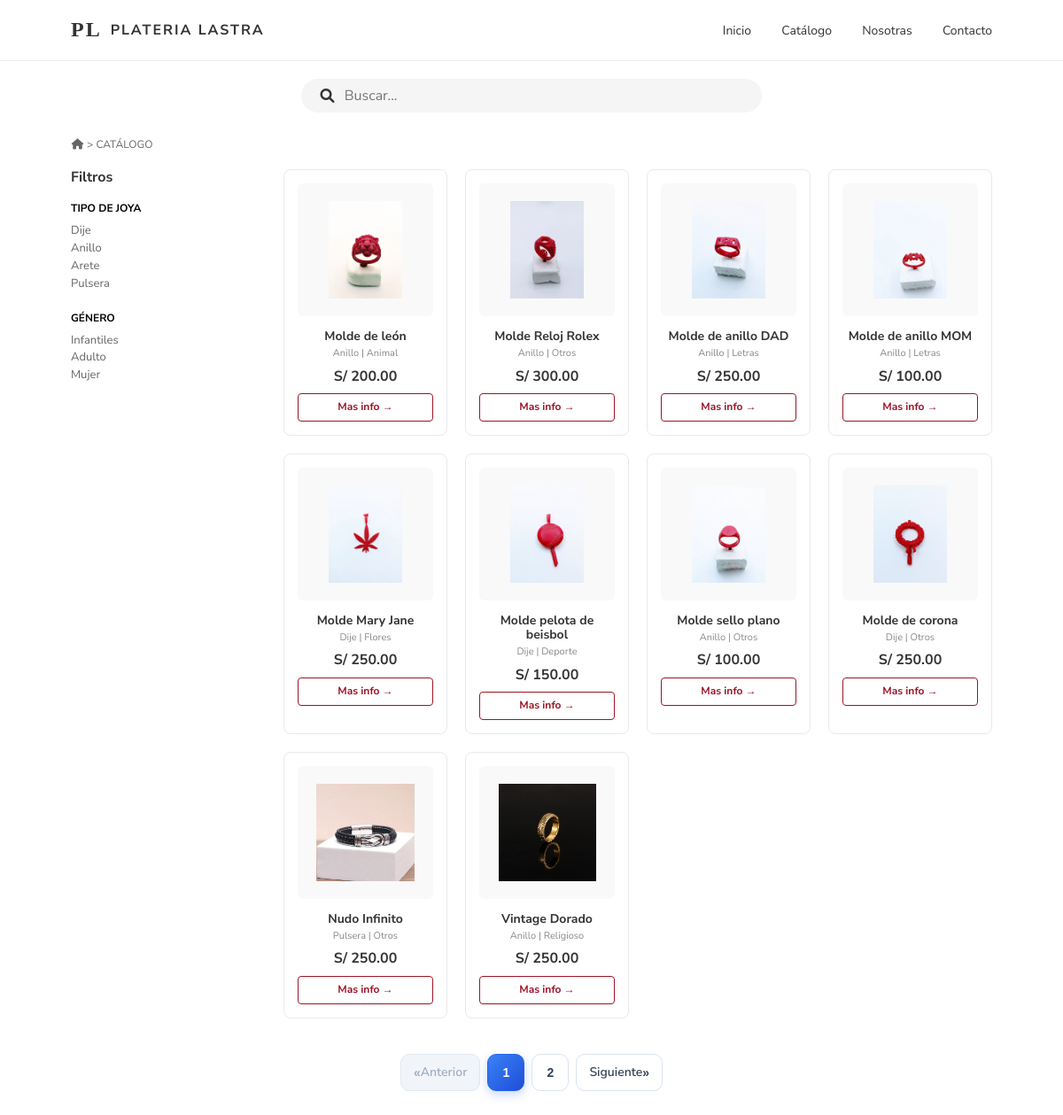
/catalogo.php, run on the app's committed database.
### tables this page shows
CREATE TABLE `articulo` (
  `codigo` int(11) NOT NULL,
  `foto` text NOT NULL,
  `nombre` varchar(50) NOT NULL,
  `categoria` varchar(20) NOT NULL,
  `tipo` varchar(20) NOT NULL,
  `stock` int(11) NOT NULL,
  `precio` decimal(10,2) NOT NULL,
  `visible` tinyint(1) NOT NULL DEFAULT 1
);

### catalogo.php (the view, shortened to what this page needs)
<?php
include 'conexion.php';
include 'header.php';
$buscar = isset($_GET['buscar'])
    ? mysqli_real_escape_string($cnx, $_GET['buscar'])
    : '';
$porPagina = 10;
$pagina = filter_input(INPUT_GET, 'pagina', FILTER_VALIDATE_INT);
if (!$pagina || $pagina < 1) {
    $pagina = 1;
}
$where = " WHERE visible = 1";
$sqlTotal = "SELECT COUNT(*) AS total FROM articulo" . $where;
$resTotal = mysqli_query($cnx, $sqlTotal);
$totalProductos = (int) mysqli_fetch_assoc($resTotal)['total'];
$totalPaginas = (int) ceil($totalProductos / $porPagina);
$inicio = ($pagina - 1) * $porPagina;
$sql = "SELECT * FROM articulo" . $where .
       " ORDER BY codigo ASC LIMIT $inicio, $porPagina";
$resultado = mysqli_query($cnx, $sql);
$parametros = [];
?>
<div class="container-catalogo">
    <div class="search-section">
        <form action="catalogo.php" method="GET" class="search-box">
            <i class="fa fa-search"></i>
            <input type="text" name="buscar" placeholder="Buscar..." value="<?= htmlspecialchars($buscar) ?>">
        </form>
    </div>
    <div class="breadcrumb">
        <i class="fa fa-home"></i> &gt; CATÁLOGO
    </div>
    <div class="main-content">
        <aside class="sidebar-filtros">
            <h3>Filtros</h3>
            <div class="filtro-grupo">
                <h4>TIPO DE JOYA</h4>
                <ul>
                    <li><a href="catalogo.php?tipo=Dije">Dije</a></li>
                    <li><a href="catalogo.php?tipo=Anillo">Anillo</a></li>
                    <li><a href="catalogo.php?tipo=Arete">Arete</a></li>
                    <li><a href="catalogo.php?tipo=Pulsera">Pulsera</a></li>
                </ul>
            </div>
            <div class="filtro-grupo">
                <h4>GÉNERO</h4>
                <ul>
                    <li><a href="#">Infantiles</a></li>
                    <li><a href="#">Adulto</a></li>
                    <li><a href="#">Mujer</a></li>
                </ul>
            </div>
        </aside>
        <section class="grid-productos">
            <?php if (mysqli_num_rows($resultado) > 0): ?>
                <?php while ($art = mysqli_fetch_assoc($resultado)): ?>
                    <div class="card-producto">
                        <div class="card-img">
                            <img src="art/<?= htmlspecialchars($art['foto']) ?>" alt="<?= htmlspecialchars($art['nombre']) ?>">
                        </div>
                        <div class="card-body">
                            <h3><?= htmlspecialchars($art['nombre']) ?></h3>
                            <p class="card-sub"><?= htmlspecialchars($art['tipo']) ?> | <?= htmlspecialchars($art['categoria']) ?></p>
                            <p class="card-precio">S/ <?= number_format($art['precio'], 2) ?></p>
                            <a href="detalle.php?codigo=<?= $art['codigo'] ?>" class="btn-mas-info">Mas info &rarr;</a>
                        </div>
                    </div>
                <?php endwhile; ?>
            <?php else: ?>
                <p>No se encontraron productos.</p>
            <?php endif; ?>
        </section>
    </div>
    <?php if ($totalPaginas > 1): ?>
        <nav class="paginador-container" aria-label="Paginación del catálogo">
            <ul class="paginador">
                <li class="<?= ($pagina <= 1) ? 'deshabilitado' : '' ?>">
                    <?php $parametros['pagina'] = max(1, $pagina - 1); ?>
                    <a href="catalogo.php?<?= htmlspecialchars(http_build_query($parametros), ENT_QUOTES, 'UTF-8') ?>"
                        aria-label="Página anterior"
                        <?= ($pagina <= 1) ? 'aria-disabled="true" tabindex="-1"' : '' ?>>
                        &laquo; <span class="texto-paginacion">Anterior</span>
                    </a>
                </li>
                <?php for ($i = 1; $i <= $totalPaginas; $i++): ?>
                    <?php $parametros['pagina'] = $i; ?>
                    <li class="<?= ($i == $pagina) ? 'actual' : '' ?>">
                        <a href="catalogo.php?<?= htmlspecialchars(http_build_query($parametros), ENT_QUOTES, 'UTF-8') ?>"
                            <?= ($i == $pagina) ? 'aria-current="page"' : '' ?>>
                            <?= $i ?>
                        </a>
                    </li>
                <?php endfor; ?>
                <li class="<?= ($pagina >= $totalPaginas) ? 'deshabilitado' : '' ?>">
                    <?php $parametros['pagina'] = min($totalPaginas, $pagina + 1); ?>
                    <a href="catalogo.php?<?= htmlspecialchars(http_build_query($parametros), ENT_QUOTES, 'UTF-8') ?>"
                        aria-label="Página siguiente"
                        <?= ($pagina >= $totalPaginas) ? 'aria-disabled="true" tabindex="-1"' : '' ?>>
                        <span class="texto-paginacion">Siguiente</span> &raquo;
                    </a>
                </li>
            </ul>
        </nav>
    <?php endif; ?>
</div>
</body>
</html>

### header.php (shortened to what this page needs)
<!DOCTYPE html>
<html lang="es">
<head>
    <link rel="stylesheet" href="https://cdnjs.cloudflare.com/ajax/libs/font-awesome/7.3.1/css/all.min.css">
    <link rel="stylesheet" href="estilos.css">
    <link rel="stylesheet" href="css/styles.css">
    <link rel="stylesheet" href="https://cdnjs.cloudflare.com/ajax/libs/font-awesome/6.0.0/css/all.min.css">
</head>
<body>
    <header class="navbar">
        <div class="logo">
            <span class="logo-icon">PL</span>
            <span class="logo-text">PLATERIA LASTRA</span>
        </div>
        <nav class="nav-links">
            <a href="inicio.php">Inicio</a>
            <a href="catalogo.php">Catálogo</a>
            <a href="nosotros.php">Nosotras</a>
            <a href="contacto.php">Contacto</a>
        </nav>
    </header>

### estilos.css (style rules this page uses)
* { margin: 0; padding: 0; box-sizing: border-box; font-family: 'Helvetica Neue', Arial, sans-serif; }
body { background-color: #ffffff; color: #333; }
.navbar { display: flex; justify-content: space-between; align-items: center; padding: 20px 80px; background-color: #fff; border-bottom: 1px solid #eee; }
.logo { display: flex; align-items: center; gap: 10px; font-weight: bold; letter-spacing: 2px; }
.logo-icon { font-size: 24px; font-family: serif; }
.nav-links a { margin-left: 30px; text-decoration: none; color: #333; font-size: 14px; }
.container-catalogo { padding: 20px 80px; }
.search-section { display: flex; justify-content: center; margin-bottom: 30px; }
.search-box { width: 50%; background: #f5f5f5; padding: 10px 20px; border-radius: 20px; display: flex; align-items: center; }
.search-box input { border: none; background: transparent; outline: none; margin-left: 10px; width: 100%; }
.breadcrumb { font-size: 12px; color: #666; margin-bottom: 20px; }
.main-content { display: flex; gap: 40px; }
.sidebar-filtros { width: 200px; }
.sidebar-filtros h3 { margin-bottom: 20px; font-size: 16px; }
.filtro-grupo { margin-bottom: 25px; }
.filtro-grupo h4 { font-size: 12px; color: #000; margin-bottom: 10px; }
.filtro-grupo ul { list-style: none; }
.filtro-grupo li a { text-decoration: none; color: #666; font-size: 13px; display: block; margin-bottom: 5px; }
.grid-productos { display: grid; grid-template-columns: repeat(auto-fill, minmax(180px, 1fr)); gap: 20px; flex-grow: 1; }
.card-producto { border: 1px solid #eaeaea; border-radius: 8px; padding: 15px; text-align: center; background: #fff; }
.card-img { background: #f9f9f9; padding: 20px; border-radius: 6px; margin-bottom: 15px; height: 150px; display: flex; align-items: center; justify-content: center; }
.card-img img { max-height: 100%; max-width: 100%; object-fit: contain; }
.card-body h3 { font-size: 14px; margin-bottom: 5px; }
.card-sub { font-size: 11px; color: #888; margin-bottom: 10px; }
.card-precio { font-weight: bold; margin-bottom: 10px; }
.btn-mas-info { display: block; border: 1px solid #9C1427; color: #9C1427; padding: 8px; border-radius: 4px; text-decoration: none; font-weight: bold; font-size: 12px; transition: 0.3s; }
.paginador-container { display: flex; justify-content: center; width: 100%; margin: 30px 0; padding: 10px 15px; box-sizing: border-box; }
.paginador { display: flex; flex-wrap: wrap; justify-content: center; align-items: center; gap: 8px; margin: 0; padding: 0; list-style: none; }
.paginador li { margin: 0; padding: 0; }
.paginador li a { display: flex; align-items: center; justify-content: center; min-width: 42px; height: 42px; padding: 0 14px; box-sizing: border-box; color: #334155; background: #ffffff; border: 1px solid #dbe3ef; border-radius: 10px; font-family: Arial, sans-serif; font-size: 14px; font-weight: 600; text-decoration: none; white-space: nowrap; transition: background-color 0.25s ease, color 0.25s ease, border-color 0.25s ease, box-shadow 0.25s ease, transform 0.25s ease; }
.paginador li.actual a { color: #ffffff; background: linear-gradient(135deg, #3b82f6, #1d4ed8); border-color: #2563eb; box-shadow: 0 4px 12px rgba(37, 99, 235, 0.25); cursor: default; }
.paginador li.deshabilitado a { color: #a0aec0; background: #f1f5f9; border-color: #e2e8f0; cursor: not-allowed; pointer-events: none; }

### css/styles.css (style rules this page uses)
* { box-sizing: border-box; margin: 0; padding: 0; font-family: 'Nunito Sans', sans-serif; }
body { background-color: #ffffff; }
html { line-height:1.15;-webkit-text-size-adjust:100% }
body { margin:0 }
a { background-color:transparent }
img { border-style:none }
button,input,optgroup,select,textarea { font-family:inherit;font-size:100%;line-height:1.15;margin:0 }
button,input { overflow:visible }

### data on the page
articulo: foto (picture), nombre "Molde de león", tipo "Anillo", categoria "Animal", precio "200.00"
articulo: foto (picture), nombre "Molde Reloj Rolex", tipo "Anillo", categoria "Otros", precio "300.00"
articulo: foto (picture), nombre "Molde de anillo DAD", tipo "Anillo", categoria "Letras", precio "250.00"
articulo: foto (picture), nombre "Molde de anillo MOM", tipo "Anillo", categoria "Letras", precio "100.00"
articulo: foto (picture), nombre "Molde Mary Jane", tipo "Dije", categoria "Flores", precio "250.00"
articulo: foto (picture), nombre "Molde pelota de beisbol", tipo "Dije", categoria "Deporte", precio "150.00"
articulo: foto (picture), nombre "Molde sello plano", tipo "Anillo", categoria "Otros", precio "100.00"
articulo: foto (picture), nombre "Molde de corona", tipo "Dije", categoria "Otros", precio "250.00"
articulo: foto (picture), nombre "Nudo Infinito", tipo "Pulsera", categoria "Otros", precio "250.00"
articulo: foto (picture), nombre "Vintage Dorado", tipo "Anillo", categoria "Religioso", precio "250.00"
